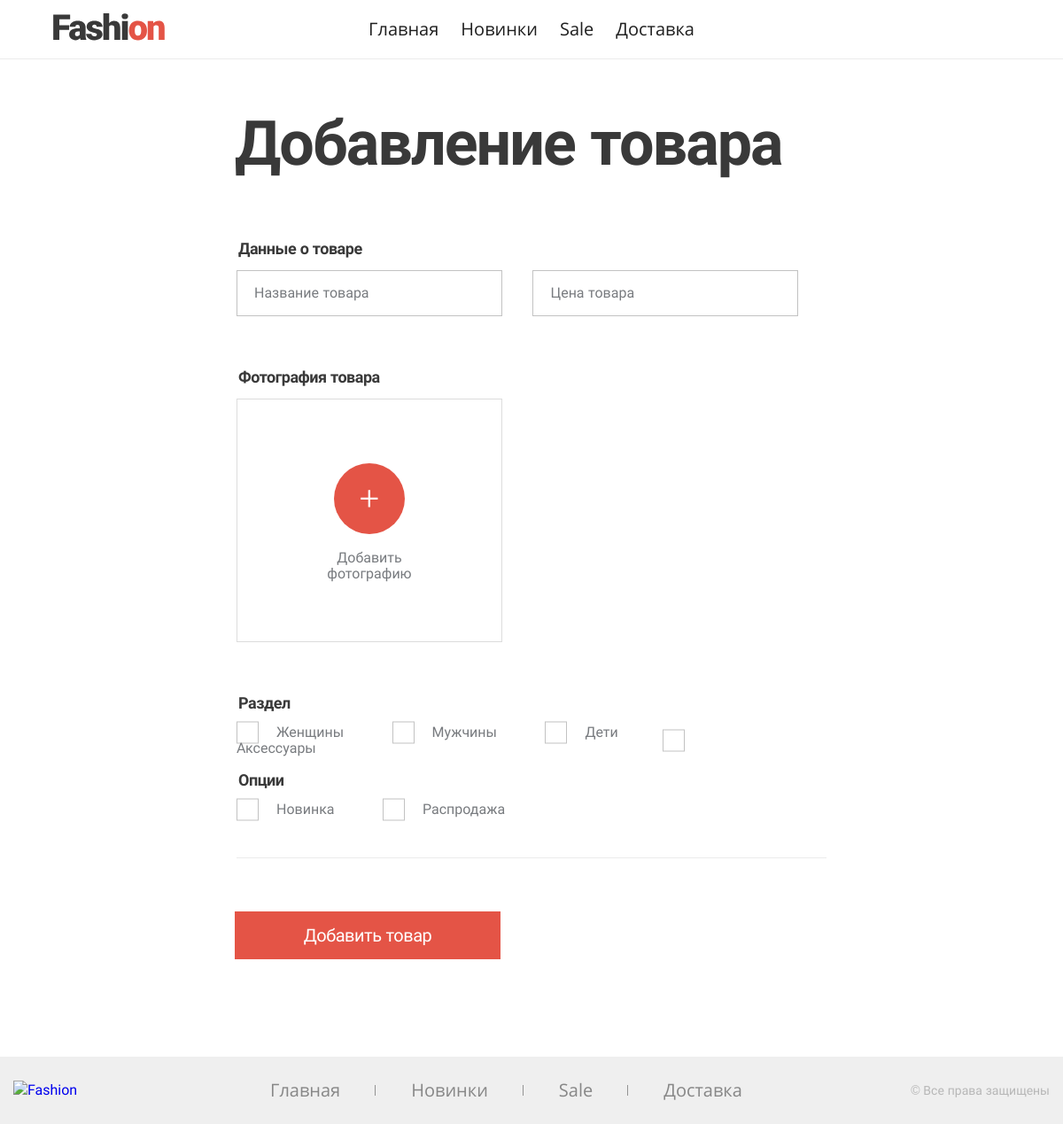
/pages/add.php (signed in), run on the app's committed database.
### tables this page shows
CREATE TABLE `menu_items` (
  `id` int(11) NOT NULL,
  `name` varchar(255) NOT NULL,
  `path` varchar(255) NOT NULL
);

CREATE TABLE `categories` (
  `id` int(11) NOT NULL,
  `name` varchar(255) NOT NULL
);

### pages/add.php (the view, shortened to what this page needs)
<?php
$access = false;
if (isset($_SESSION['user_id'])) {
    $access = getUserCategory($_SESSION['user_id']);
} else {
    $access = false;
}
if ($access) {
    $categories = getCategories();
}
?>
<?php require_once($_SERVER['DOCUMENT_ROOT'] . '/include/header.php'); ?>
<?php if ($access) : ?>
  <main class="page-add">
  <h1 class="h h--1">Добавление товара</h1>
  <form name="add_product" class="custom-form" method="post" id="ajax_form" action="/include/ajax/add_product.php">
    <fieldset class="page-add__group custom-form__group">
      <legend class="page-add__small-title custom-form__title">Данные о товаре</legend>
      <label for="product-name" class="custom-form__input-wrapper page-add__first-wrapper">
        <input type="text" class="custom-form__input" name="product-name" id="product-name" required>
        <p class="custom-form__input-label">
          Название товара
        </p>
      </label>
      <label for="product-price" class="custom-form__input-wrapper">
        <input type="text" class="custom-form__input" name="product-price" id="product-price" required>
        <p class="custom-form__input-label">
          Цена товара
        </p>
      </label>
    </fieldset>
    <fieldset class="page-add__group custom-form__group">
      <legend class="page-add__small-title custom-form__title">Фотография товара</legend>
      <ul class="add-list">
        <li class="add-list__item add-list__item--add">
          <label for="product-photo">Добавить фотографию</label>
        </li>
      </ul>
    </fieldset>
    <fieldset class="page-add__group custom-form__group">
      <legend class="page-add__small-title custom-form__title">Раздел</legend>
      <?php foreach ($categories as $category) :?>
          <label for="category<?= $category['id'] ?>" class="custom-form__checkbox-label"><?= $category['name'] ?></label>
      <?php endforeach ?>
      <br><br>
        <legend class="page-add__small-title custom-form__title">Опции</legend>
        <label for="new" class="custom-form__checkbox-label">Новинка</label>
        <label for="sale" class="custom-form__checkbox-label">Распродажа</label>
    </fieldset>
    <button class="button" type="submit">Добавить товар</button>
  </form>
</main>
<?php else: ?>
    <p>Ошибка доступа! У вас недостаточно прав на просмотр этой страницы</p>
<?php endif ?>
<?php require_once($_SERVER['DOCUMENT_ROOT'] . '/include/footer.php') ?>

### include/functions.php (shortened to what this page needs)
<?php
function dbaseConnect()
{
    static $connect;
    if ($connect === null) {
        try {
            $connect = new PDO(DSN, USER, PASS, OPT);
        } catch (PDOException $e) {
            die ('Подключение не удалось' . $e->getMessage());
        }
    }
    return $connect;
}
function menuList($current_page)
{
    $menu_items = dbaseConnect()->query('SELECT name, path from menu_items;');
    foreach ($menu_items as $item) {
        include ('menu_item.php');
    }
}
function getCategories()
{
    return dbaseConnect()->query('SELECT id, name FROM categories');
}
function getUserCategory($user_id, $group_name = GROUP_NAME)
{
    $stmt = dbaseConnect()->prepare('
    SELECT group_id FROM group_user AS gu JOIN groups AS g ON gu.group_id = g.id
    WHERE gu.user_id = :user_id AND g.name = :group_name LIMIT 1;');
    $stmt->execute(['user_id' => $user_id, 'group_name' => $group_name]);
    $result = $stmt->fetch();
    if ($result['group_id'] != null) {
        return true;
    } else {
        return false;
    }
}

### include/menu_item.php
<li>
    <a class="main-menu__item <?= ($current_page == $item['name']) ? 'active"' : '" href=' . '"' . $item['path'] . '"' ?>>
        <?= $item['name'] ?>
    </a>
</li>

### data on the page
menu_items: name "Главная"
menu_items: name "Новинки"
menu_items: name "Sale"
menu_items: name "Доставка"
categories: name "Женщины"
categories: name "Мужчины"
categories: name "Дети"
categories: name "Аксессуары"
